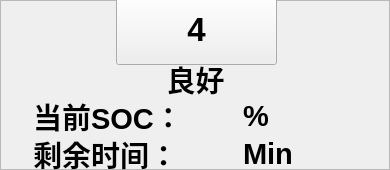
   <widget class="QFrame" name="frame_23">
    <property name="geometry">
     <rect>
      <x>400</x>
      <y>680</y>
      <width>390</width>
      <height>170</height>
     </rect>
    </property>
    <property name="styleSheet">
     <string notr="true">background-image: url(:/background/qrc/background/frame_white.png);</string>
    </property>
    <property name="frameShape">
     <enum>QFrame::StyledPanel</enum>
    </property>
    <property name="frameShadow">
     <enum>QFrame::Raised</enum>
    </property>
    <widget class="QFrame" name="frame_24">
     <property name="geometry">
      <rect>
       <x>23</x>
       <y>124</y>
       <width>381</width>
       <height>60</height>
      </rect>
     </property>
     <property name="font">
      <font>
       <pointsize>8</pointsize>
      </font>
     </property>
     <property name="styleSheet">
      <string notr="true">background-image: url(:/background/qrc/background/mainlab_phonenum.png);</string>
     </property>
     <property name="frameShape">
      <enum>QFrame::NoFrame</enum>
     </property>
     <property name="frameShadow">
      <enum>QFrame::Raised</enum>
     </property>
     <widget class="QLabel" name="label_26">
      <property name="geometry">
       <rect>
        <x>10</x>
        <y>10</y>
        <width>141</width>
        <height>40</height>
       </rect>
      </property>
      <property name="font">
       <font>
        <pointsize>22</pointsize>
        <weight>75</weight>
        <bold>true</bold>
       </font>
      </property>
      <property name="styleSheet">
       <string notr="true">background-image: url(:/background/qrc/background/frame_white.png);</string>
      </property>
      <property name="text">
       <string>剩余时间：</string>
      </property>
     </widget>
     <widget class="QLabel" name="label_31">
      <property name="geometry">
       <rect>
        <x>220</x>
        <y>10</y>
        <width>51</width>
        <height>40</height>
       </rect>
      </property>
      <property name="font">
       <font>
        <pointsize>22</pointsize>
        <weight>75</weight>
        <bold>true</bold>
       </font>
      </property>
      <property name="styleSheet">
       <string notr="true">background-image: url(:/background/qrc/background/frame_white.png);</string>
      </property>
      <property name="text">
       <string>Min</string>
      </property>
      <property name="alignment">
       <set>Qt::AlignLeading|Qt::AlignLeft|Qt::AlignVCenter</set>
      </property>
     </widget>
     <widget class="QLabel" name="left_time_min_7">
      <property name="geometry">
       <rect>
        <x>150</x>
        <y>10</y>
        <width>61</width>
        <height>40</height>
       </rect>
      </property>
      <property name="font">
       <font>
        <pointsize>22</pointsize>
        <weight>75</weight>
        <bold>true</bold>
       </font>
      </property>
      <property name="styleSheet">
       <string notr="true">background-image: url(:/background/qrc/background/frame_white.png);</string>
      </property>
      <property name="text">
       <string/>
      </property>
      <property name="alignment">
       <set>Qt::AlignLeading|Qt::AlignLeft|Qt::AlignVCenter</set>
      </property>
     </widget>
    </widget>
    <widget class="QFrame" name="frame_25">
     <property name="geometry">
      <rect>
       <x>23</x>
       <y>86</y>
       <width>381</width>
       <height>61</height>
      </rect>
     </property>
     <property name="font">
      <font>
       <pointsize>8</pointsize>
      </font>
     </property>
     <property name="styleSheet">
      <string notr="true">background-image: url(:/background/qrc/background/mainlab_phonenum.png);</string>
     </property>
     <property name="frameShape">
      <enum>QFrame::NoFrame</enum>
     </property>
     <property name="frameShadow">
      <enum>QFrame::Raised</enum>
     </property>
     <widget class="QLabel" name="label_35">
      <property name="geometry">
       <rect>
        <x>220</x>
        <y>10</y>
        <width>51</width>
        <height>40</height>
       </rect>
      </property>
      <property name="font">
       <font>
        <pointsize>22</pointsize>
        <weight>75</weight>
        <bold>true</bold>
       </font>
      </property>
      <property name="styleSheet">
       <string notr="true">background-image: url(:/background/qrc/background/frame_white.png);</string>
      </property>
      <property name="text">
       <string>%</string>
      </property>
      <property name="alignment">
       <set>Qt::AlignLeading|Qt::AlignLeft|Qt::AlignVCenter</set>
      </property>
     </widget>
     <widget class="QLabel" name="label_36">
      <property name="geometry">
       <rect>
        <x>10</x>
        <y>10</y>
        <width>141</width>
        <height>40</height>
       </rect>
      </property>
      <property name="font">
       <font>
        <pointsize>22</pointsize>
        <weight>75</weight>
        <bold>true</bold>
       </font>
      </property>
      <property name="styleSheet">
       <string notr="true">background-image: url(:/background/qrc/background/frame_white.png);</string>
      </property>
      <property name="text">
       <string>当前SOC：</string>
      </property>
     </widget>
     <widget class="QLabel" name="cur_soc_7">
      <property name="geometry">
       <rect>
        <x>150</x>
        <y>10</y>
        <width>61</width>
        <height>40</height>
       </rect>
      </property>
      <property name="font">
       <font>
        <pointsize>22</pointsize>
        <weight>75</weight>
        <bold>true</bold>
       </font>
      </property>
      <property name="styleSheet">
       <string notr="true">background-image: url(:/background/qrc/background/frame_white.png);</string>
      </property>
      <property name="text">
       <string/>
      </property>
      <property name="alignment">
       <set>Qt::AlignLeading|Qt::AlignLeft|Qt::AlignVCenter</set>
      </property>
     </widget>
    </widget>
    <widget class="QLabel" name="label_state_7">
     <property name="geometry">
      <rect>
       <x>10</x>
       <y>59</y>
       <width>371</width>
       <height>40</height>
      </rect>
     </property>
     <property name="font">
      <font>
       <pointsize>22</pointsize>
       <weight>75</weight>
       <bold>true</bold>
      </font>
     </property>
     <property name="styleSheet">
      <string notr="true">background-image: url(:/background/qrc/background/frame_white.png);</string>
     </property>
     <property name="text">
      <string>良好</string>
     </property>
     <property name="alignment">
      <set>Qt::AlignCenter</set>
     </property>
    </widget>
    <widget class="QPushButton" name="pbtn_7">
     <property name="geometry">
      <rect>
       <x>116</x>
       <y>-6</y>
       <width>161</width>
       <height>71</height>
      </rect>
     </property>
     <property name="font">
      <font>
       <pointsize>25</pointsize>
       <weight>75</weight>
       <bold>true</bold>
      </font>
     </property>
     <property name="focusPolicy">
      <enum>Qt::NoFocus</enum>
     </property>
     <property name="styleSheet">
      <string notr="true">border-image: url(:/btn/qrc/PICS/main_2.png);</string>
     </property>
     <property name="text">
      <string>4</string>
     </property>
    </widget>
   </widget>
